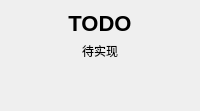
<?xml version="1.0" encoding="UTF-8"?>
<ui version="4.0">
 <class>TodoWidget</class>
 <widget class="QWidget" name="TodoWidget">
  <layout class="QVBoxLayout" name="verticalLayout">
   <item>
    <widget class="QLabel" name="lbTitle">
     <property name="text"><string>TODO</string></property>
     <property name="alignment"><set>Qt::AlignCenter</set></property>
     <property name="styleSheet"><string>font-size: 22px; font-weight: 600;</string></property>
    </widget>
   </item>
   <item>
    <widget class="QLabel" name="lbDesc">
     <property name="text"><string>待实现</string></property>
     <property name="alignment"><set>Qt::AlignCenter</set></property>
     <property name="wordWrap"><bool>true</bool></property>
    </widget>
   </item>
   <item>
    <spacer name="verticalSpacer">
     <property name="orientation"><enum>Qt::Vertical</enum></property>
     <property name="sizeHint" stdset="0"><size><width>20</width><height>40</height></size></property>
    </spacer>
   </item>
  </layout>
 </widget>
 <resources/>
 <connections/>
</ui>
